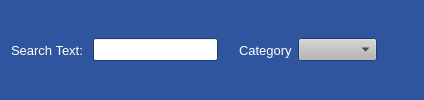
         <widget class="QWidget" name="widget_3" native="true">
          <property name="sizePolicy">
           <sizepolicy hsizetype="Preferred" vsizetype="Fixed">
            <horstretch>0</horstretch>
            <verstretch>0</verstretch>
           </sizepolicy>
          </property>
          <property name="palette">
           <palette>
            <active>
             <colorrole role="WindowText">
              <brush brushstyle="SolidPattern">
               <color alpha="255">
                <red>0</red>
                <green>0</green>
                <blue>0</blue>
               </color>
              </brush>
             </colorrole>
             <colorrole role="Button">
              <brush brushstyle="SolidPattern">
               <color alpha="255">
                <red>180</red>
                <green>180</green>
                <blue>180</blue>
               </color>
              </brush>
             </colorrole>
             <colorrole role="Light">
              <brush brushstyle="SolidPattern">
               <color alpha="255">
                <red>255</red>
                <green>255</green>
                <blue>255</blue>
               </color>
              </brush>
             </colorrole>
             <colorrole role="Midlight">
              <brush brushstyle="SolidPattern">
               <color alpha="255">
                <red>217</red>
                <green>217</green>
                <blue>217</blue>
               </color>
              </brush>
             </colorrole>
             <colorrole role="Dark">
              <brush brushstyle="SolidPattern">
               <color alpha="255">
                <red>90</red>
                <green>90</green>
                <blue>90</blue>
               </color>
              </brush>
             </colorrole>
             <colorrole role="Mid">
              <brush brushstyle="SolidPattern">
               <color alpha="255">
                <red>120</red>
                <green>120</green>
                <blue>120</blue>
               </color>
              </brush>
             </colorrole>
             <colorrole role="Text">
              <brush brushstyle="SolidPattern">
               <color alpha="255">
                <red>0</red>
                <green>0</green>
                <blue>0</blue>
               </color>
              </brush>
             </colorrole>
             <colorrole role="BrightText">
              <brush brushstyle="SolidPattern">
               <color alpha="255">
                <red>255</red>
                <green>255</green>
                <blue>255</blue>
               </color>
              </brush>
             </colorrole>
             <colorrole role="ButtonText">
              <brush brushstyle="SolidPattern">
               <color alpha="255">
                <red>0</red>
                <green>0</green>
                <blue>0</blue>
               </color>
              </brush>
             </colorrole>
             <colorrole role="Base">
              <brush brushstyle="SolidPattern">
               <color alpha="255">
                <red>255</red>
                <green>255</green>
                <blue>255</blue>
               </color>
              </brush>
             </colorrole>
             <colorrole role="Window">
              <brush brushstyle="SolidPattern">
               <color alpha="255">
                <red>46</red>
                <green>85</green>
                <blue>157</blue>
               </color>
              </brush>
             </colorrole>
             <colorrole role="Shadow">
              <brush brushstyle="SolidPattern">
               <color alpha="255">
                <red>0</red>
                <green>0</green>
                <blue>0</blue>
               </color>
              </brush>
             </colorrole>
             <colorrole role="AlternateBase">
              <brush brushstyle="SolidPattern">
               <color alpha="255">
                <red>217</red>
                <green>217</green>
                <blue>217</blue>
               </color>
              </brush>
             </colorrole>
             <colorrole role="ToolTipBase">
              <brush brushstyle="SolidPattern">
               <color alpha="255">
                <red>255</red>
                <green>255</green>
                <blue>220</blue>
               </color>
              </brush>
             </colorrole>
             <colorrole role="ToolTipText">
              <brush brushstyle="SolidPattern">
               <color alpha="255">
                <red>0</red>
                <green>0</green>
                <blue>0</blue>
               </color>
              </brush>
             </colorrole>
            </active>
            <inactive>
             <colorrole role="WindowText">
              <brush brushstyle="SolidPattern">
               <color alpha="255">
                <red>0</red>
                <green>0</green>
                <blue>0</blue>
               </color>
              </brush>
             </colorrole>
             <colorrole role="Button">
              <brush brushstyle="SolidPattern">
               <color alpha="255">
                <red>180</red>
                <green>180</green>
                <blue>180</blue>
               </color>
              </brush>
             </colorrole>
             <colorrole role="Light">
              <brush brushstyle="SolidPattern">
               <color alpha="255">
                <red>255</red>
                <green>255</green>
                <blue>255</blue>
               </color>
              </brush>
             </colorrole>
             <colorrole role="Midlight">
              <brush brushstyle="SolidPattern">
               <color alpha="255">
                <red>217</red>
                <green>217</green>
                <blue>217</blue>
               </color>
              </brush>
             </colorrole>
             <colorrole role="Dark">
              <brush brushstyle="SolidPattern">
               <color alpha="255">
                <red>90</red>
                <green>90</green>
                <blue>90</blue>
               </color>
              </brush>
             </colorrole>
             <colorrole role="Mid">
              <brush brushstyle="SolidPattern">
               <color alpha="255">
                <red>120</red>
                <green>120</green>
                <blue>120</blue>
               </color>
              </brush>
             </colorrole>
             <colorrole role="Text">
              <brush brushstyle="SolidPattern">
               <color alpha="255">
                <red>0</red>
                <green>0</green>
                <blue>0</blue>
               </color>
              </brush>
             </colorrole>
             <colorrole role="BrightText">
              <brush brushstyle="SolidPattern">
               <color alpha="255">
                <red>255</red>
                <green>255</green>
                <blue>255</blue>
               </color>
              </brush>
             </colorrole>
             <colorrole role="ButtonText">
              <brush brushstyle="SolidPattern">
               <color alpha="255">
                <red>0</red>
                <green>0</green>
                <blue>0</blue>
               </color>
              </brush>
             </colorrole>
             <colorrole role="Base">
              <brush brushstyle="SolidPattern">
               <color alpha="255">
                <red>255</red>
                <green>255</green>
                <blue>255</blue>
               </color>
              </brush>
             </colorrole>
             <colorrole role="Window">
              <brush brushstyle="SolidPattern">
               <color alpha="255">
                <red>46</red>
                <green>85</green>
                <blue>157</blue>
               </color>
              </brush>
             </colorrole>
             <colorrole role="Shadow">
              <brush brushstyle="SolidPattern">
               <color alpha="255">
                <red>0</red>
                <green>0</green>
                <blue>0</blue>
               </color>
              </brush>
             </colorrole>
             <colorrole role="AlternateBase">
              <brush brushstyle="SolidPattern">
               <color alpha="255">
                <red>217</red>
                <green>217</green>
                <blue>217</blue>
               </color>
              </brush>
             </colorrole>
             <colorrole role="ToolTipBase">
              <brush brushstyle="SolidPattern">
               <color alpha="255">
                <red>255</red>
                <green>255</green>
                <blue>220</blue>
               </color>
              </brush>
             </colorrole>
             <colorrole role="ToolTipText">
              <brush brushstyle="SolidPattern">
               <color alpha="255">
                <red>0</red>
                <green>0</green>
                <blue>0</blue>
               </color>
              </brush>
             </colorrole>
            </inactive>
            <disabled>
             <colorrole role="WindowText">
              <brush brushstyle="SolidPattern">
               <color alpha="255">
                <red>90</red>
                <green>90</green>
                <blue>90</blue>
               </color>
              </brush>
             </colorrole>
             <colorrole role="Button">
              <brush brushstyle="SolidPattern">
               <color alpha="255">
                <red>180</red>
                <green>180</green>
                <blue>180</blue>
               </color>
              </brush>
             </colorrole>
             <colorrole role="Light">
              <brush brushstyle="SolidPattern">
               <color alpha="255">
                <red>255</red>
                <green>255</green>
                <blue>255</blue>
               </color>
              </brush>
             </colorrole>
             <colorrole role="Midlight">
              <brush brushstyle="SolidPattern">
               <color alpha="255">
                <red>217</red>
                <green>217</green>
                <blue>217</blue>
               </color>
              </brush>
             </colorrole>
             <colorrole role="Dark">
              <brush brushstyle="SolidPattern">
               <color alpha="255">
                <red>90</red>
                <green>90</green>
                <blue>90</blue>
               </color>
              </brush>
             </colorrole>
             <colorrole role="Mid">
              <brush brushstyle="SolidPattern">
               <color alpha="255">
                <red>120</red>
                <green>120</green>
                <blue>120</blue>
               </color>
              </brush>
             </colorrole>
             <colorrole role="Text">
              <brush brushstyle="SolidPattern">
               <color alpha="255">
                <red>90</red>
                <green>90</green>
                <blue>90</blue>
               </color>
              </brush>
             </colorrole>
             <colorrole role="BrightText">
              <brush brushstyle="SolidPattern">
               <color alpha="255">
                <red>255</red>
                <green>255</green>
                <blue>255</blue>
               </color>
              </brush>
             </colorrole>
             <colorrole role="ButtonText">
              <brush brushstyle="SolidPattern">
               <color alpha="255">
                <red>90</red>
                <green>90</green>
                <blue>90</blue>
               </color>
              </brush>
             </colorrole>
             <colorrole role="Base">
              <brush brushstyle="SolidPattern">
               <color alpha="255">
                <red>46</red>
                <green>85</green>
                <blue>157</blue>
               </color>
              </brush>
             </colorrole>
             <colorrole role="Window">
              <brush brushstyle="SolidPattern">
               <color alpha="255">
                <red>46</red>
                <green>85</green>
                <blue>157</blue>
               </color>
              </brush>
             </colorrole>
             <colorrole role="Shadow">
              <brush brushstyle="SolidPattern">
               <color alpha="255">
                <red>0</red>
                <green>0</green>
                <blue>0</blue>
               </color>
              </brush>
             </colorrole>
             <colorrole role="AlternateBase">
              <brush brushstyle="SolidPattern">
               <color alpha="255">
                <red>180</red>
                <green>180</green>
                <blue>180</blue>
               </color>
              </brush>
             </colorrole>
             <colorrole role="ToolTipBase">
              <brush brushstyle="SolidPattern">
               <color alpha="255">
                <red>255</red>
                <green>255</green>
                <blue>220</blue>
               </color>
              </brush>
             </colorrole>
             <colorrole role="ToolTipText">
              <brush brushstyle="SolidPattern">
               <color alpha="255">
                <red>0</red>
                <green>0</green>
                <blue>0</blue>
               </color>
              </brush>
             </colorrole>
            </disabled>
           </palette>
          </property>
          <property name="font">
           <font>
            <pointsize>10</pointsize>
           </font>
          </property>
          <property name="autoFillBackground">
           <bool>true</bool>
          </property>
          <layout class="QHBoxLayout" name="horizontalLayout_3">
           <item>
            <widget class="QLabel" name="label_5">
             <property name="palette">
              <palette>
               <active>
                <colorrole role="WindowText">
                 <brush brushstyle="SolidPattern">
                  <color alpha="255">
                   <red>255</red>
                   <green>255</green>
                   <blue>255</blue>
                  </color>
                 </brush>
                </colorrole>
               </active>
               <inactive>
                <colorrole role="WindowText">
                 <brush brushstyle="SolidPattern">
                  <color alpha="255">
                   <red>255</red>
                   <green>255</green>
                   <blue>255</blue>
                  </color>
                 </brush>
                </colorrole>
               </inactive>
               <disabled>
                <colorrole role="WindowText">
                 <brush brushstyle="SolidPattern">
                  <color alpha="255">
                   <red>90</red>
                   <green>90</green>
                   <blue>90</blue>
                  </color>
                 </brush>
                </colorrole>
               </disabled>
              </palette>
             </property>
             <property name="text">
              <string>Search Text: </string>
             </property>
            </widget>
           </item>
           <item>
            <widget class="QLineEdit" name="searchTextBox">
             <property name="font">
              <font>
               <weight>50</weight>
               <bold>false</bold>
              </font>
             </property>
            </widget>
           </item>
           <item>
            <spacer name="horizontalSpacer_4">
             <property name="orientation">
              <enum>Qt::Horizontal</enum>
             </property>
             <property name="sizeType">
              <enum>QSizePolicy::Fixed</enum>
             </property>
             <property name="sizeHint" stdset="0">
              <size>
               <width>15</width>
               <height>20</height>
              </size>
             </property>
            </spacer>
           </item>
           <item>
            <widget class="QLabel" name="label_6">
             <property name="palette">
              <palette>
               <active>
                <colorrole role="WindowText">
                 <brush brushstyle="SolidPattern">
                  <color alpha="255">
                   <red>255</red>
                   <green>255</green>
                   <blue>255</blue>
                  </color>
                 </brush>
                </colorrole>
                <colorrole role="Text">
                 <brush brushstyle="SolidPattern">
                  <color alpha="255">
                   <red>0</red>
                   <green>0</green>
                   <blue>0</blue>
                  </color>
                 </brush>
                </colorrole>
               </active>
               <inactive>
                <colorrole role="WindowText">
                 <brush brushstyle="SolidPattern">
                  <color alpha="255">
                   <red>255</red>
                   <green>255</green>
                   <blue>255</blue>
                  </color>
                 </brush>
                </colorrole>
                <colorrole role="Text">
                 <brush brushstyle="SolidPattern">
                  <color alpha="255">
                   <red>0</red>
                   <green>0</green>
                   <blue>0</blue>
                  </color>
                 </brush>
                </colorrole>
               </inactive>
               <disabled>
                <colorrole role="WindowText">
                 <brush brushstyle="SolidPattern">
                  <color alpha="255">
                   <red>90</red>
                   <green>90</green>
                   <blue>90</blue>
                  </color>
                 </brush>
                </colorrole>
                <colorrole role="Text">
                 <brush brushstyle="SolidPattern">
                  <color alpha="255">
                   <red>90</red>
                   <green>90</green>
                   <blue>90</blue>
                  </color>
                 </brush>
                </colorrole>
               </disabled>
              </palette>
             </property>
             <property name="text">
              <string>Category</string>
             </property>
            </widget>
           </item>
           <item>
            <widget class="QComboBox" name="categoryComboBox">
             <property name="font">
              <font>
               <weight>50</weight>
               <bold>false</bold>
              </font>
             </property>
             <property name="currentText">
              <string/>
             </property>
            </widget>
           </item>
           <item>
            <spacer name="horizontalSpacer_3">
             <property name="orientation">
              <enum>Qt::Horizontal</enum>
             </property>
             <property name="sizeType">
              <enum>QSizePolicy::Minimum</enum>
             </property>
             <property name="sizeHint" stdset="0">
              <size>
               <width>36</width>
               <height>20</height>
              </size>
             </property>
            </spacer>
           </item>
          </layout>
         </widget>
